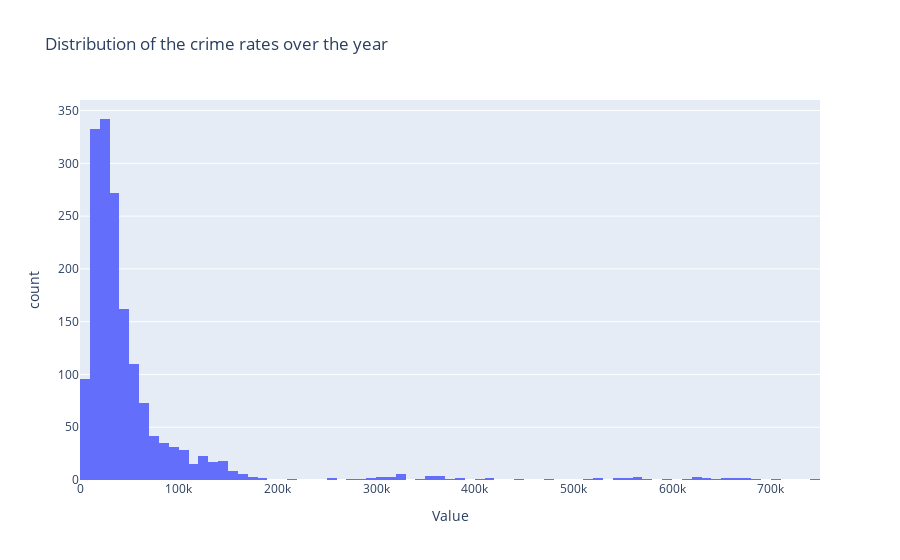

Source (notebook cell):
### Code cell
# Looking at the distribution of values

fig = px.histogram(data_frame= df.groupby(['Province', 'Year', 'Population']).sum(numeric_only=True)['Value'].reset_index(),
                   x = 'Value',
                   title= 'Distribution of the crime rates over the year')
fig.show()

### Figure 1 — Plotly figure (JSON) as saved in the notebook; plotly's stock layout.template omitted (floating-point values rounded to 4 significant figures; data arrays with more than 128 entries replaced by an {"elided": "..."} marker saying what was removed)
{"data": [{"alignmentgroup": "True", "bingroup": "x", "hovertemplate": "Value=%{x}<br>count=%{y}<extra></extra>", "legendgroup": "", "marker": {"color": "#636efa", "pattern": {"shape": ""}}, "name": "", "offsetgroup": "", "orientation": "v", "showlegend": false, "type": "histogram", "x": {"elided": "1681 int values"}, "xaxis": "x", "yaxis": "y"}], "layout": {"barmode": "relative", "legend": {"tracegroupgap": 0}, "title": {"text": "Distribution of the crime rates over the year"}, "xaxis": {"anchor": "y", "domain": [0, 1], "title": {"text": "Value"}}, "yaxis": {"anchor": "x", "domain": [0, 1], "title": {"text": "count"}}}}
